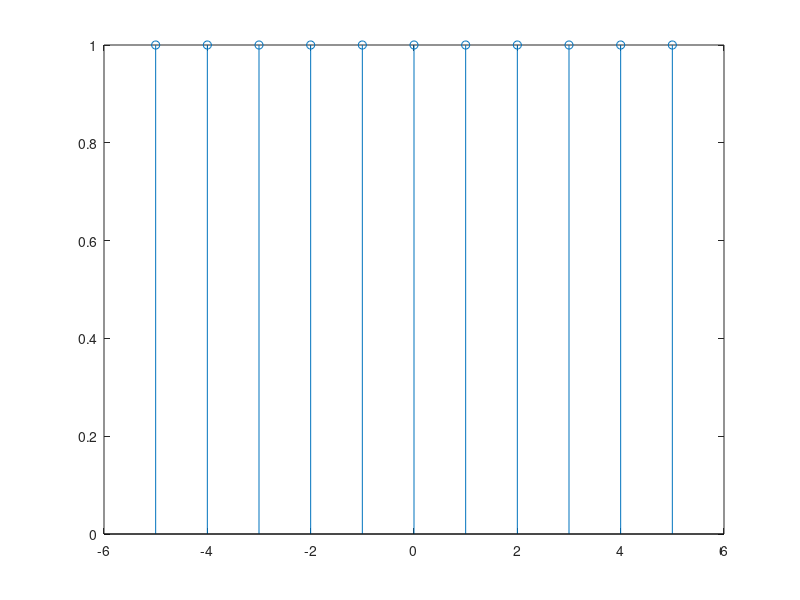
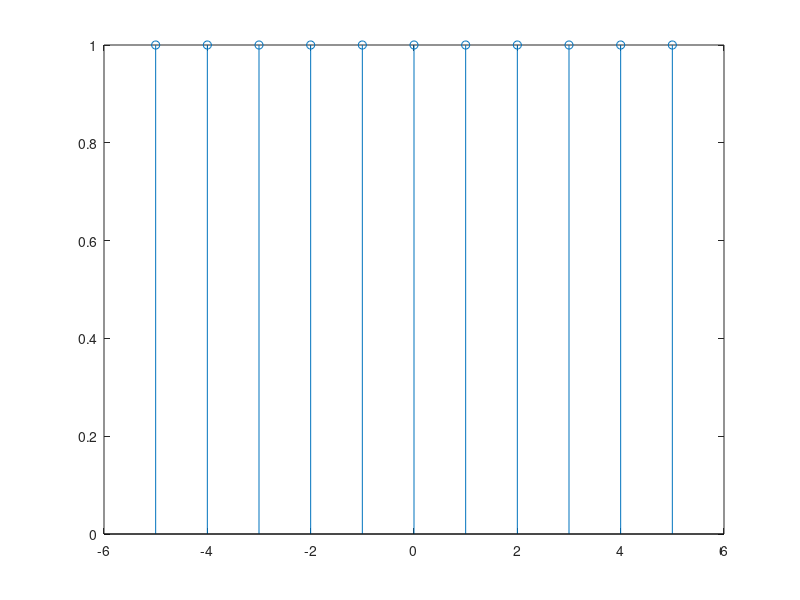

Write the MATLAB code that produced these figures, in order.

echo off; clear; clc
x = [-5:1:5];
y = cos(2*pi*x);

figure
stem(x, y)

figure


stem(x, y)

% figure
% y = round(y)
% stem(x, y)